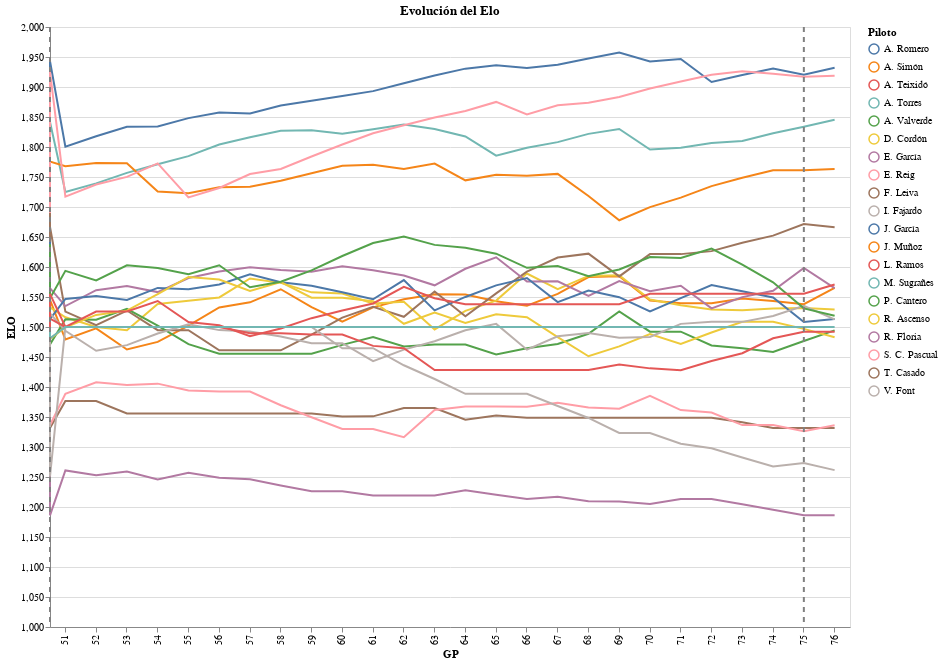

This figure's notebook cell:
### Code cell
selector = alt.selection_point(fields=['Piloto'], bind='legend', toggle='true')

linea_temporada1 = alt.Chart(pd.DataFrame({'GP': [24]})).mark_rule(
    color='gray',
    strokeDash=[5, 5],
    size=2
).encode(
    x='GP:O'
)
linea_temporada2 = alt.Chart(pd.DataFrame({'GP': [50]})).mark_rule(
    color='gray',
    strokeDash=[5, 5],
    size=2
).encode(
    x='GP:O'
)
linea_temporada3 = alt.Chart(pd.DataFrame({'GP': [75]})).mark_rule(
    color='gray',
    strokeDash=[5, 5],
    size=2
).encode(
    x='GP:O'
)
chart_base = alt.Chart(dataframeElos).mark_line().encode(
    x='GP:O',
    y=alt.Y('ELO:Q', scale=alt.Scale(domain=[1000,2000])),
    color='Piloto:N',
    opacity=alt.condition(selector, alt.value(1), alt.value(0.1))
).add_params(
    selector
)
tooltip = alt.Chart(dataframeElos).mark_point(
    opacity=0  # invisible
).encode(
    x=alt.X('GP:O', scale=alt.Scale(domain=range(51,77))),
    y=alt.Y('ELO:Q', scale=alt.Scale(domain=[1000,2000])),
    color='Piloto:N',
    tooltip=['ELO:Q']
)

chart_final = (chart_base + linea_temporada1+linea_temporada2+linea_temporada3+tooltip).properties(
    width=800,
    height=600,
    title='Evolución del Elo'
)
chart_final

### Figure 1 — Vega-Lite specification as saved in the notebook (floating-point values rounded to 4 significant figures; data arrays with more than 128 entries replaced by an {"elided": "..."} marker saying what was removed)
{"config": {"view": {"continuousWidth": 300, "continuousHeight": 300}}, "layer": [{"data": {"name": "data-b3205f72af0539416bdca78cd7d98afb"}, "mark": {"type": "line"}, "encoding": {"color": {"field": "Piloto", "type": "nominal"}, "opacity": {"condition": {"param": "param_19", "value": 1}, "value": 0.1}, "x": {"field": "GP", "type": "ordinal"}, "y": {"field": "ELO", "scale": {"domain": [1000, 2000]}, "type": "quantitative"}}, "name": "view_19"}, {"data": {"name": "data-14295def94170c37ade63d7ce679a333"}, "mark": {"type": "rule", "color": "gray", "size": 2, "strokeDash": [5, 5]}, "encoding": {"x": {"field": "GP", "type": "ordinal"}}}, {"data": {"name": "data-8f21f609cee76ccc639b8b653eb23236"}, "mark": {"type": "rule", "color": "gray", "size": 2, "strokeDash": [5, 5]}, "encoding": {"x": {"field": "GP", "type": "ordinal"}}}, {"data": {"name": "data-039bcbdb345252e7f0b993a7b2f8931e"}, "mark": {"type": "rule", "color": "gray", "size": 2, "strokeDash": [5, 5]}, "encoding": {"x": {"field": "GP", "type": "ordinal"}}}, {"data": {"name": "data-b3205f72af0539416bdca78cd7d98afb"}, "mark": {"type": "point", "opacity": 0}, "encoding": {"color": {"field": "Piloto", "type": "nominal"}, "tooltip": [{"field": "ELO", "type": "quantitative"}], "x": {"field": "GP", "scale": {"domain": [51, 52, 53, 54, 55, 56, 57, 58, 59, 60, 61, 62, 63, 64, 65, 66, 67, 68, 69, 70, 71, 72, 73, 74, 75, 76]}, "type": "ordinal"}, "y": {"field": "ELO", "scale": {"domain": [1000, 2000]}, "type": "quantitative"}}}], "height": 600, "params": [{"name": "param_19", "select": {"type": "point", "fields": ["Piloto"], "toggle": "true"}, "bind": "legend", "views": ["view_19"]}], "title": "Evolución del Elo", "width": 800, "$schema": "https://vega.github.io/schema/vega-lite/v5.20.1.json", "datasets": {"data-b3205f72af0539416bdca78cd7d98afb": {"elided": "1540 records"}, "data-14295def94170c37ade63d7ce679a333": [{"GP": 24}], "data-8f21f609cee76ccc639b8b653eb23236": [{"GP": 50}], "data-039bcbdb345252e7f0b993a7b2f8931e": [{"GP": 75}]}}
